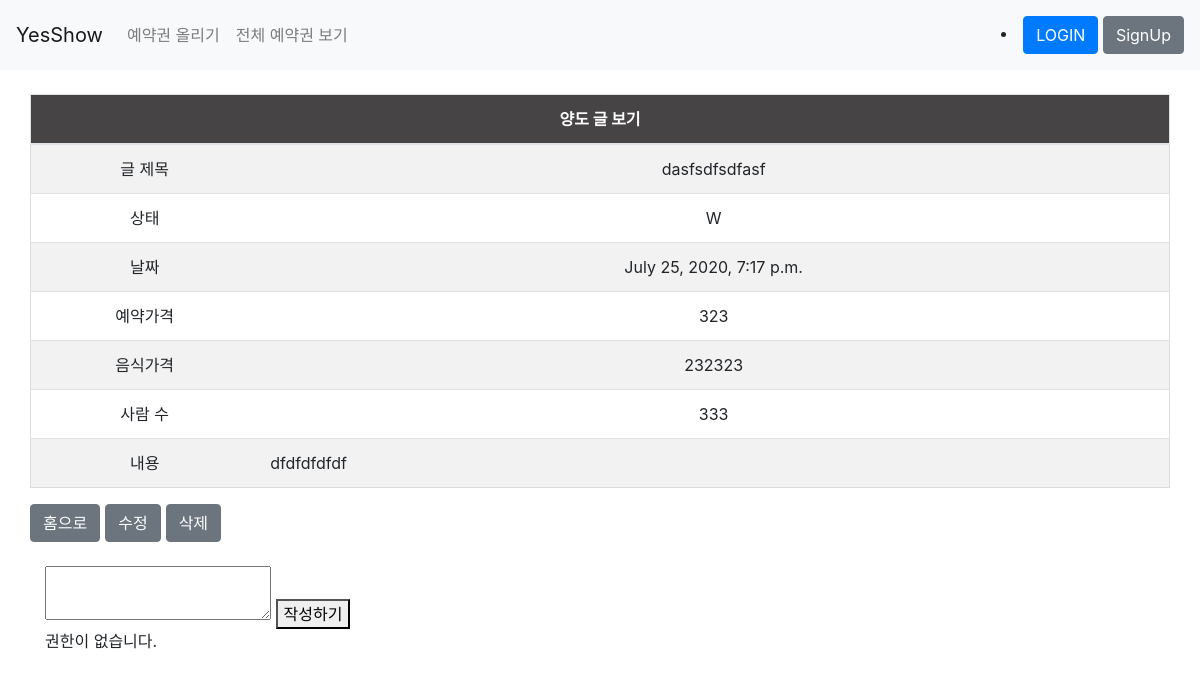
Page /content/2 on the committed database.
### content/models.py (models this page shows, shortened)
class Post(models.Model):
    title = models.CharField(max_length=200)
    writer = models.ForeignKey(settings.AUTH_USER_MODEL, on_delete=models.CASCADE)
    CATEGORY = (
        ("S", "판매"),
        ("B", "구매"),
    )
    STATUS = (
        ("W", "양도 대기"),
        ("C", "양도 완료"),
        ("P", "양도 진행중"),
    )
    category = models.CharField(max_length=10, choices=CATEGORY)
    status = models.CharField(max_length=100, choices=STATUS)
    date = models.DateTimeField(auto_now=True)
    reserve_price = models.IntegerField()
    food_price = models.IntegerField()
    people = models.IntegerField()
    text = models.TextField()
    img = models.ImageField(upload_to='content/', blank=True, null=True)

### content/views.py (the view)
# urls.py: path('<int:post_id>', views.detail, name="detail"),
def detail(request,post_id):
    post=get_object_or_404(Post,pk=post_id)
    comments = Comment.objects.filter(post=post)
    return render(request,'detail.html',{'comments':comments, 'post':post})

### content/templates/detail.html (shortened to what this page needs)
{% extends 'base.html' %}
{% block content %}
<br>
<div class="container">
<div class="row">
    <table class="table table-striped" style="text-align : center; border :1px solid #dddddd">
        <thead>
            <tr>
                <th colspan="3" style="background-color : #1f1c1cd2; text-align:center; color:rgb(255, 255, 255);">양도 글 보기</th>
            </tr>
        </thead>
        <tbody>
            <tr>
                <td style="width:20%;">글 제목</td>
                <td colspan="2">{{post.title}}</td>
            </tr>
            <tr>
                <td>상태</td>
                <td colspan="2">{{post.status}}</td>
            </tr>
            <tr>
                <td>날짜</td>
                <td colspan="2">{{post.date}}</td>
            </tr>
            <tr>
                <td>예약가격</td>
                <td colspan="2">{{post.reserve_price}}</td>
            </tr>
            <tr>
                <td>음식가격</td>
                <td colspan="2">{{post.food_price}}</td>
            </tr>
            <tr>
                <td>사람 수</td>
                <td colspan="2">{{post.people}}</td>
            </tr>
            <tr>
                <td>내용</td>
                <td colspan="2" style="min-height:200px; text-align : left;">{{post.text}}</td>
            </tr>
        </tbody>
    </table>
    <a href="{% url 'list' %}" class="btn btn-secondary" style="margin-right:5px;">홈으로</a>
    <a href="{% url 'edit' post.id %}" class="btn btn-secondary" style="margin-right:5px;">수정</a>
    <a href="{% url 'delete' post.id %}" class="btn btn-secondary" style="margin-right:5px;">삭제</a>
</div>
    <br>
    <div>
        <form action = "{%url 'new_comment' post.id %}" method="POST">
            <textarea name="text"></textarea>
            <button type="submit">작성하기</button>
        </form>
        {% if user.is_authenticated %}
            {% for comment in comments %}
                {% if request.user == post.writer or request.user == comment.writer %}
                    <div class = "댓글">
                        <div class="작성 날짜">작성날짜 : {{comment.date}}</div>
                        <strong>작성자 : {{comment.writer}}</strong>
                        <p>전화번호 : {{comment.phone_number}}</p>
                        <p>________댓글_________{{comment.text|linebreaks}}</p>
                        {% if request.user == comment.writer %}
                        <form action = "{%url 'del_comment' post.id %}" method="POST">
                            {% csrf_token %}
                            <input type = "submit" class="btn btn-secondary" value="삭제"><br><br>
                        </form>
                        {% endif %}
                    </div>
                {% endif %}
            {% endfor %}
        {% else %}
            <p>권한이 없습니다.</p>
        {% endif %}
    </div>
</div>
{% endblock %}

### rows in the picture
Post: title "dasfsdfsdfasf", status "W", date "July 25, 2020, 7:17 p.m.", reserve_price "323", food_price "232323", people "333", text "dfdfdfdfdf"
